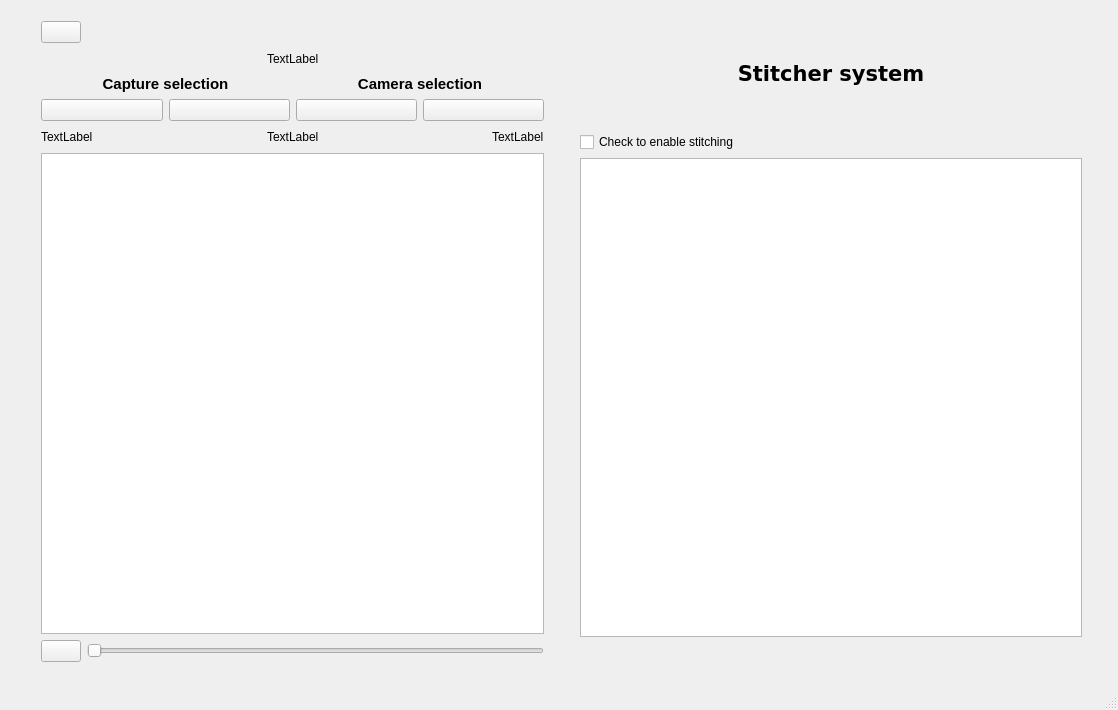
<?xml version="1.0" encoding="UTF-8"?>
<ui version="4.0">
 <class>MainWindow</class>
 <widget class="QMainWindow" name="MainWindow">
  <property name="geometry">
   <rect>
    <x>0</x>
    <y>0</y>
    <width>1118</width>
    <height>710</height>
   </rect>
  </property>
  <property name="windowTitle">
   <string>Media player</string>
  </property>
  <widget class="QWidget" name="centralwidget">
   <widget class="QWidget" name="">
    <property name="geometry">
     <rect>
      <x>41</x>
      <y>21</y>
      <width>1041</width>
      <height>641</height>
     </rect>
    </property>
    <layout class="QHBoxLayout" name="horizontalLayout_3">
     <item>
      <layout class="QVBoxLayout" name="verticalLayout_left">
       <item>
        <layout class="QVBoxLayout" name="verticalLayout">
         <item>
          <layout class="QHBoxLayout" name="horizontalLayout_2">
           <item>
            <widget class="QPushButton" name="button_loadfile">
             <property name="enabled">
              <bool>true</bool>
             </property>
             <property name="text">
              <string/>
             </property>
             <property name="icon">
              <iconset>
               <normaloff>../../../../icon_set/png/usb.png</normaloff>../../../../icon_set/png/usb.png</iconset>
             </property>
             <property name="checkable">
              <bool>false</bool>
             </property>
             <property name="default">
              <bool>false</bool>
             </property>
             <property name="flat">
              <bool>false</bool>
             </property>
            </widget>
           </item>
           <item>
            <spacer name="horizontalSpacer_2">
             <property name="orientation">
              <enum>Qt::Horizontal</enum>
             </property>
             <property name="sizeHint" stdset="0">
              <size>
               <width>40</width>
               <height>20</height>
              </size>
             </property>
            </spacer>
           </item>
          </layout>
         </item>
         <item>
          <layout class="QHBoxLayout" name="horizontalLayout_6">
           <item>
            <spacer name="horizontalSpacer_7">
             <property name="orientation">
              <enum>Qt::Horizontal</enum>
             </property>
             <property name="sizeHint" stdset="0">
              <size>
               <width>40</width>
               <height>20</height>
              </size>
             </property>
            </spacer>
           </item>
           <item>
            <widget class="QLabel" name="info_label">
             <property name="text">
              <string>TextLabel</string>
             </property>
            </widget>
           </item>
           <item>
            <spacer name="horizontalSpacer_8">
             <property name="orientation">
              <enum>Qt::Horizontal</enum>
             </property>
             <property name="sizeHint" stdset="0">
              <size>
               <width>40</width>
               <height>20</height>
              </size>
             </property>
            </spacer>
           </item>
          </layout>
         </item>
         <item>
          <layout class="QHBoxLayout" name="horizontalLayout"/>
         </item>
        </layout>
       </item>
       <item>
        <layout class="QHBoxLayout" name="horizontalLayout_9">
         <item>
          <layout class="QVBoxLayout" name="verticalLayout_3">
           <item>
            <widget class="QLabel" name="capture">
             <property name="font">
              <font>
               <pointsize>11</pointsize>
               <weight>75</weight>
               <bold>true</bold>
              </font>
             </property>
             <property name="text">
              <string>Capture selection</string>
             </property>
             <property name="alignment">
              <set>Qt::AlignCenter</set>
             </property>
            </widget>
           </item>
           <item>
            <layout class="QHBoxLayout" name="horizontalLayout_7">
             <item>
              <widget class="QPushButton" name="button_previous_capture">
               <property name="text">
                <string/>
               </property>
              </widget>
             </item>
             <item>
              <widget class="QPushButton" name="button_next_capture">
               <property name="text">
                <string/>
               </property>
              </widget>
             </item>
            </layout>
           </item>
          </layout>
         </item>
         <item>
          <layout class="QVBoxLayout" name="verticalLayout_4">
           <item>
            <widget class="QLabel" name="camera">
             <property name="font">
              <font>
               <pointsize>11</pointsize>
               <weight>75</weight>
               <bold>true</bold>
              </font>
             </property>
             <property name="layoutDirection">
              <enum>Qt::LeftToRight</enum>
             </property>
             <property name="autoFillBackground">
              <bool>false</bool>
             </property>
             <property name="text">
              <string>Camera selection</string>
             </property>
             <property name="alignment">
              <set>Qt::AlignCenter</set>
             </property>
            </widget>
           </item>
           <item>
            <layout class="QHBoxLayout" name="horizontalLayout_8">
             <item>
              <widget class="QPushButton" name="button_previous_camera">
               <property name="text">
                <string/>
               </property>
              </widget>
             </item>
             <item>
              <widget class="QPushButton" name="button_next_camera">
               <property name="text">
                <string/>
               </property>
              </widget>
             </item>
            </layout>
           </item>
          </layout>
         </item>
        </layout>
       </item>
       <item>
        <layout class="QHBoxLayout" name="horizontalLayout_5">
         <item>
          <widget class="QLabel" name="camera_label">
           <property name="text">
            <string>TextLabel</string>
           </property>
          </widget>
         </item>
         <item>
          <spacer name="horizontalSpacer">
           <property name="orientation">
            <enum>Qt::Horizontal</enum>
           </property>
           <property name="sizeHint" stdset="0">
            <size>
             <width>40</width>
             <height>20</height>
            </size>
           </property>
          </spacer>
         </item>
         <item>
          <widget class="QLabel" name="capture_label">
           <property name="text">
            <string>TextLabel</string>
           </property>
          </widget>
         </item>
         <item>
          <spacer name="horizontalSpacer_6">
           <property name="orientation">
            <enum>Qt::Horizontal</enum>
           </property>
           <property name="sizeHint" stdset="0">
            <size>
             <width>40</width>
             <height>20</height>
            </size>
           </property>
          </spacer>
         </item>
         <item>
          <widget class="QLabel" name="camera_number_label">
           <property name="text">
            <string>TextLabel</string>
           </property>
          </widget>
         </item>
        </layout>
       </item>
       <item>
        <widget class="ImageView" name="image_view"/>
       </item>
       <item>
        <layout class="QHBoxLayout" name="horizontalLayout_4">
         <item>
          <widget class="QPushButton" name="button_play">
           <property name="text">
            <string/>
           </property>
          </widget>
         </item>
         <item>
          <widget class="QSlider" name="slider">
           <property name="orientation">
            <enum>Qt::Horizontal</enum>
           </property>
          </widget>
         </item>
        </layout>
       </item>
      </layout>
     </item>
     <item>
      <spacer name="horizontalSpacer_4">
       <property name="orientation">
        <enum>Qt::Horizontal</enum>
       </property>
       <property name="sizeType">
        <enum>QSizePolicy::Minimum</enum>
       </property>
       <property name="sizeHint" stdset="0">
        <size>
         <width>30</width>
         <height>20</height>
        </size>
       </property>
      </spacer>
     </item>
     <item>
      <layout class="QVBoxLayout" name="verticalLayout_5">
       <item>
        <layout class="QVBoxLayout" name="verticalLayout_2">
         <item>
          <spacer name="verticalSpacer_2">
           <property name="orientation">
            <enum>Qt::Vertical</enum>
           </property>
           <property name="sizeType">
            <enum>QSizePolicy::Minimum</enum>
           </property>
           <property name="sizeHint" stdset="0">
            <size>
             <width>20</width>
             <height>40</height>
            </size>
           </property>
          </spacer>
         </item>
         <item>
          <widget class="QLabel" name="stitcher_label">
           <property name="font">
            <font>
             <family>DejaVu Sans</family>
             <pointsize>16</pointsize>
             <weight>75</weight>
             <bold>true</bold>
            </font>
           </property>
           <property name="text">
            <string>Stitcher system</string>
           </property>
           <property name="alignment">
            <set>Qt::AlignCenter</set>
           </property>
          </widget>
         </item>
         <item>
          <spacer name="verticalSpacer">
           <property name="orientation">
            <enum>Qt::Vertical</enum>
           </property>
           <property name="sizeType">
            <enum>QSizePolicy::Minimum</enum>
           </property>
           <property name="sizeHint" stdset="0">
            <size>
             <width>20</width>
             <height>40</height>
            </size>
           </property>
          </spacer>
         </item>
        </layout>
       </item>
       <item>
        <layout class="QHBoxLayout" name="horizontalLayout_10">
         <item>
          <widget class="QCheckBox" name="stitcher_checkbox">
           <property name="text">
            <string>Check to enable stitching</string>
           </property>
          </widget>
         </item>
         <item>
          <spacer name="horizontalSpacer_3">
           <property name="orientation">
            <enum>Qt::Horizontal</enum>
           </property>
           <property name="sizeHint" stdset="0">
            <size>
             <width>40</width>
             <height>20</height>
            </size>
           </property>
          </spacer>
         </item>
        </layout>
       </item>
       <item>
        <layout class="QVBoxLayout" name="verticalLayout_6">
         <item>
          <widget class="ImageView" name="stitcher_view"/>
         </item>
         <item>
          <spacer name="verticalSpacer_3">
           <property name="orientation">
            <enum>Qt::Vertical</enum>
           </property>
           <property name="sizeType">
            <enum>QSizePolicy::Minimum</enum>
           </property>
           <property name="sizeHint" stdset="0">
            <size>
             <width>423</width>
             <height>25</height>
            </size>
           </property>
          </spacer>
         </item>
        </layout>
       </item>
      </layout>
     </item>
    </layout>
   </widget>
  </widget>
  <widget class="QMenuBar" name="menubar">
   <property name="geometry">
    <rect>
     <x>0</x>
     <y>0</y>
     <width>1118</width>
     <height>22</height>
    </rect>
   </property>
  </widget>
  <widget class="QStatusBar" name="statusbar"/>
 </widget>
 <customwidgets>
  <customwidget>
   <class>ImageView</class>
   <extends>QGraphicsView</extends>
   <header>pyqtgraph</header>
  </customwidget>
 </customwidgets>
 <resources/>
 <connections/>
</ui>
